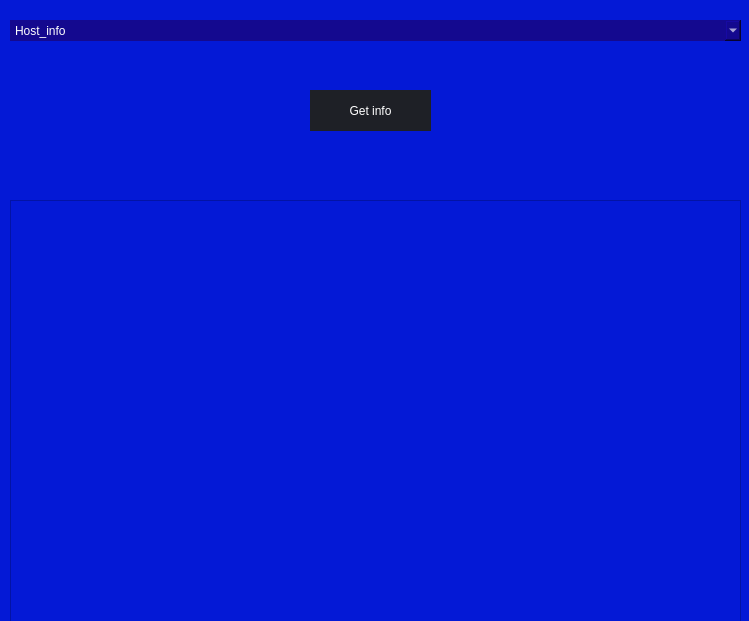
<?xml version="1.0" encoding="UTF-8"?>
<ui version="4.0">
 <class>Dialog</class>
 <widget class="QDialog" name="Dialog">
  <property name="geometry">
   <rect>
    <x>0</x>
    <y>0</y>
    <width>749</width>
    <height>621</height>
   </rect>
  </property>
  <property name="windowTitle">
   <string>Dialog</string>
  </property>
  <property name="styleSheet">
   <string notr="true">background-color:#0419d6</string>
  </property>
  <widget class="QPushButton" name="pushButton">
   <property name="geometry">
    <rect>
     <x>310</x>
     <y>90</y>
     <width>121</width>
     <height>41</height>
    </rect>
   </property>
   <property name="styleSheet">
    <string notr="true">QPushButton{
	color: #fff;
	background-color: #1e2026;
	border: none;
	font: 75 11pt &quot;Ubuntu Mono&quot;;
}
QPushButton:hover{
	color: #f7ff9c;
	background-color: #291ac9;
}
QPushButton:pressed{
	color: #ffc757;
	background-color: #2354cf;
}
</string>
   </property>
   <property name="text">
    <string>Get info</string>
   </property>
  </widget>
  <widget class="QComboBox" name="comboBox">
   <property name="geometry">
    <rect>
     <x>10</x>
     <y>20</y>
     <width>731</width>
     <height>21</height>
    </rect>
   </property>
   <property name="layoutDirection">
    <enum>Qt::LeftToRight</enum>
   </property>
   <property name="styleSheet">
    <string notr="true">color: #fff;
font: 75 11pt &quot;Ubuntu Mono&quot;;
background-color: #14098f;
border: none;
</string>
   </property>
   <item>
    <property name="text">
     <string>Host_info</string>
    </property>
   </item>
   <item>
    <property name="text">
     <string>CPU</string>
    </property>
   </item>
   <item>
    <property name="text">
     <string>Memory</string>
    </property>
   </item>
   <item>
    <property name="text">
     <string>Distribution</string>
    </property>
   </item>
   <item>
    <property name="text">
     <string>Core</string>
    </property>
   </item>
   <item>
    <property name="text">
     <string>Architecture</string>
    </property>
   </item>
   <item>
    <property name="text">
     <string>Disk space</string>
    </property>
   </item>
   <item>
    <property name="text">
     <string>USB</string>
    </property>
   </item>
   <item>
    <property name="text">
     <string>Network interfaces</string>
    </property>
   </item>
   <item>
    <property name="text">
     <string>GPU</string>
    </property>
   </item>
   <item>
    <property name="text">
     <string>Audio</string>
    </property>
   </item>
  </widget>
  <widget class="QTextBrowser" name="textBrowser">
   <property name="geometry">
    <rect>
     <x>10</x>
     <y>200</y>
     <width>731</width>
     <height>431</height>
    </rect>
   </property>
   <property name="styleSheet">
    <string notr="true">color:#fff;</string>
   </property>
  </widget>
 </widget>
 <resources/>
 <connections/>
</ui>
